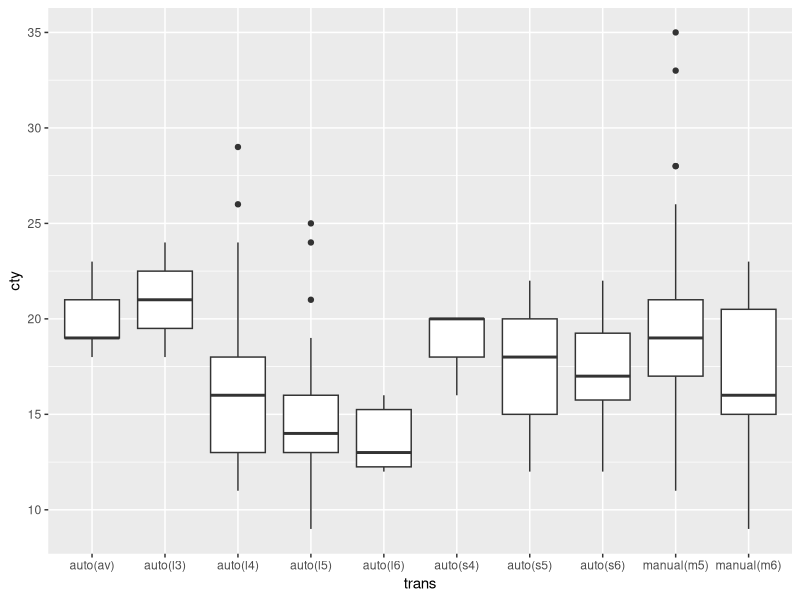
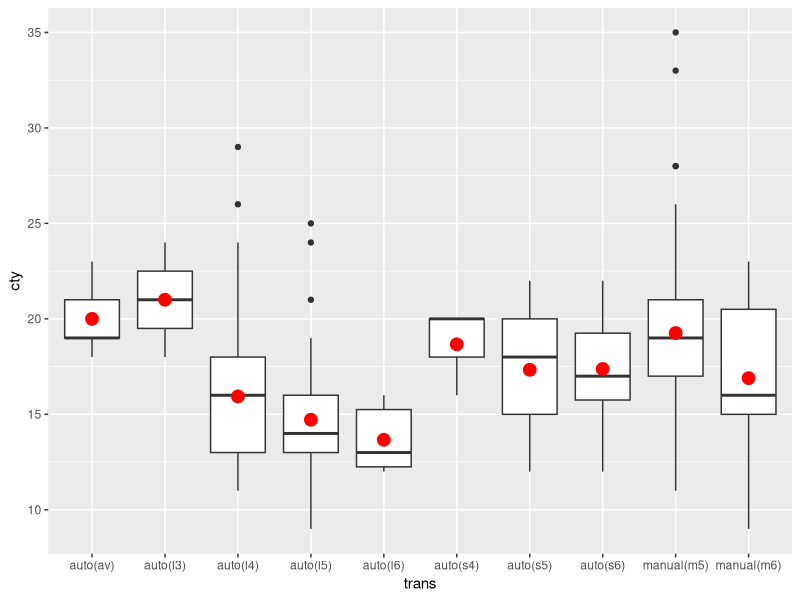
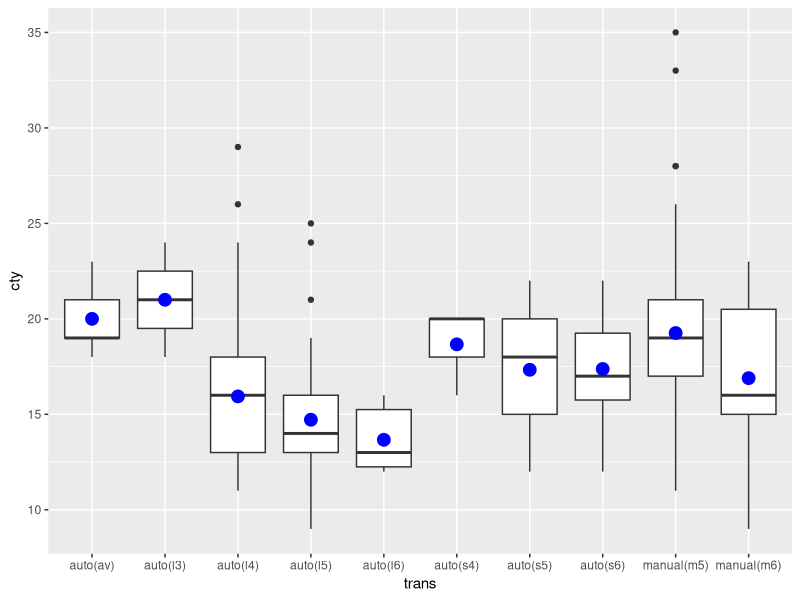
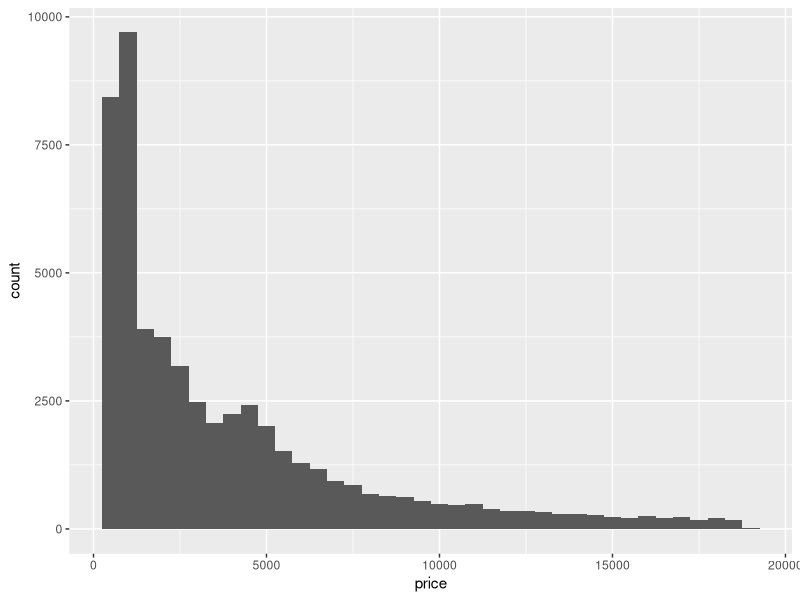
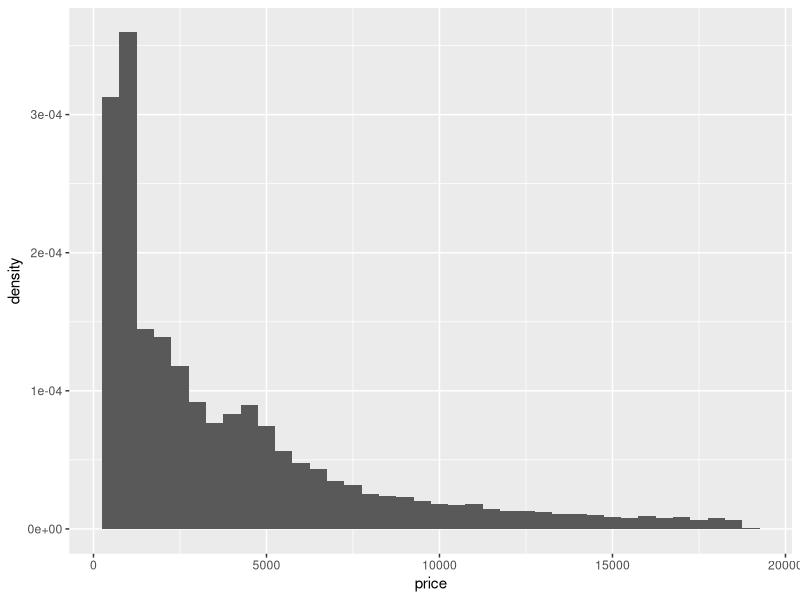
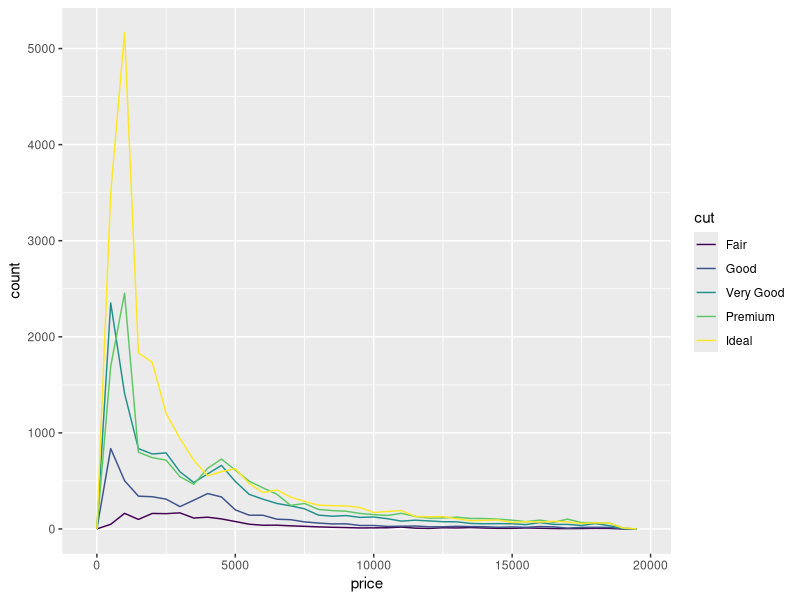
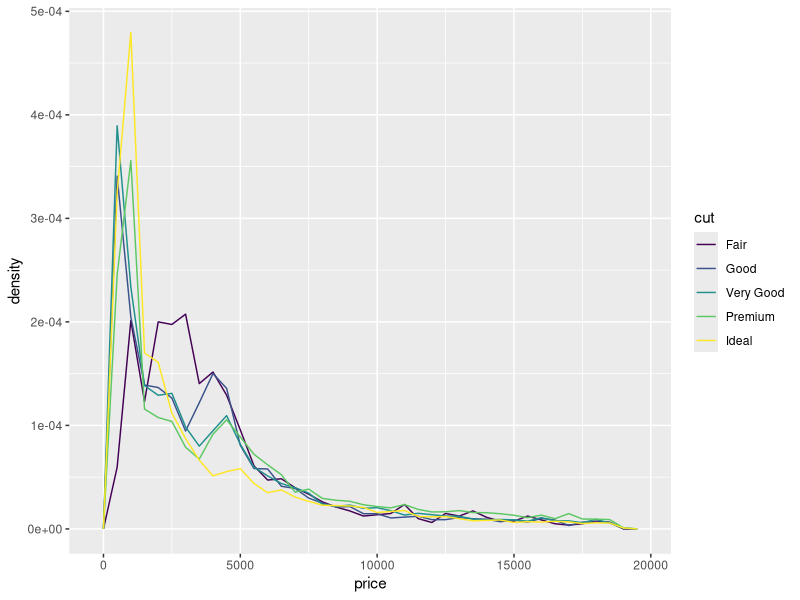
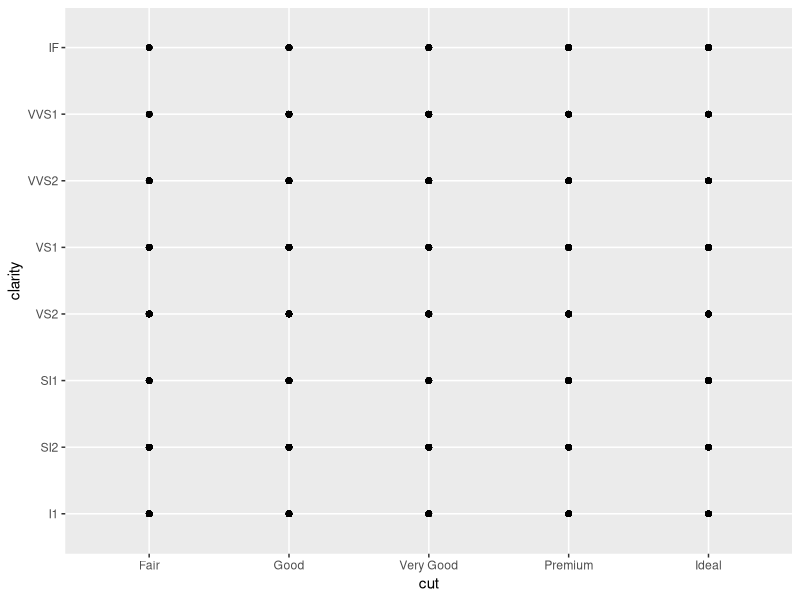

Generate these figures, in order, with R:
library(ggplot2)
p <- ggplot(mpg,aes(trans, cty)) + geom_boxplot()
print(p)

# stat_summary
p + stat_summary(geom = 'point', fun = 'mean', color = 'red', size = 4)

p + geom_point(stat = 'summary' , fun = 'mean', color = 'blue', size = 4)

# the use of '..'
?stat_density
ggplot(diamonds, aes(price)) + geom_histogram(binwidth = 500)
ggplot(diamonds, aes(price)) + geom_histogram(aes(y = ..density..), binwidth = 500)

ggplot(diamonds, aes(price, color = cut)) + geom_freqpoly(binwidth = 500)
ggplot(diamonds, aes(price, color = cut)) + geom_freqpoly(aes(y = ..density..), binwidth = 500)

#stat_sum
d <- ggplot(diamonds, aes(x = cut, y = clarity))
d + geom_point()
d + geom_point(stat = 'sum')
d + geom_point(stat = 'sum', aes(color = ..n..), size = 6)
